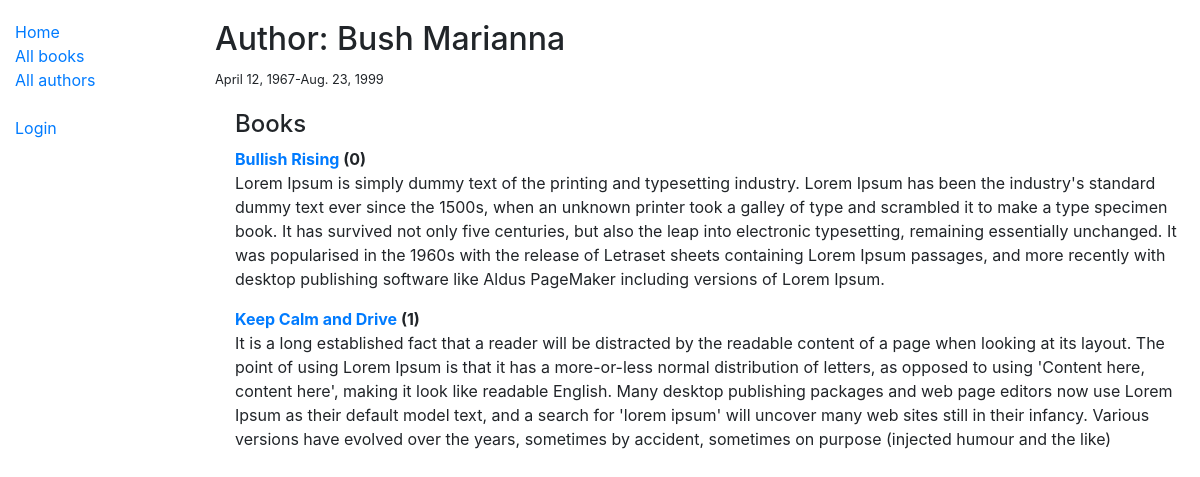
/catalog/author/2, run on the app's committed database.
### catalog/models.py (models this page shows, shortened)
class Author(models.Model):
    first_name = models.CharField(max_length=100)
    last_name = models.CharField(max_length=100)
    date_of_birth = models.DateField(null=True, blank=True)
    date_of_death = models.DateField('died', null=True, blank=True)
    class Meta:
        ordering = ['last_name', 'first_name']

class Book(models.Model):
    title = models.CharField(max_length=200)
    author = models.ForeignKey('Author', on_delete=models.SET_NULL, null=True)
    summary = models.TextField(max_length=1000, help_text='Enter a brief description of the book')
    isbn = models.CharField(
        'ISBN',
        max_length=13,
        help_text='13 Character <a href="https://www.isbn-international.org/content/what-isbn">ISBN number</a>'
    )
    genre = models.ManyToManyField(Genre, help_text="Select a genre for this book")
    language = models.ForeignKey('Language', on_delete=models.SET_NULL, null=True)
    def get_absolute_url(self):
        return reverse('book-detail', args=[str(self.id)])
    def display_genre(self):
        """Create a string for the Genre. This is required to display genre in Admin result."""
        return ', '.join(genre.name for genre in self.genre.all()[:3])
    display_genre.short_description = 'Genre'

### catalog/views.py (the view)
# urls.py: path('author/<int:pk>', views.AuthorDetailView.as_view(), name="author-detail"),
class AuthorDetailView(generic.DetailView):
    model = Author
    template_name = 'catalog/author_detail.html'

### catalog/templates/catalog/author_detail.html (shortened to what this page needs)
{% extends "base_generic.html" %}
{% block content %}
  <h2>Author: {{ author.last_name }} {{ author.first_name }}</h2>
  <p><small>{{ author.date_of_birth }}-{{ author.date_of_death }}</small></p>
  <div class="copies-section">
    <h4>Books</h4>
    {% for book in author.book_set.all %}
      <p>
        <strong><a href="{{ book.get_absolute_url }}">{{ book.title }}</a> ({{ book.bookinstance_set.count }})</strong><br/>
        {{ book.summary }}
      </p>
    {% endfor %}
  </div>
{% endblock %}

### catalog/static/css/styles.css (style rules this page uses)
.copies-section { margin-left:20px; margin-top:20px }

### data on the page
Author: last_name "Bush", first_name "Marianna", date_of_birth "April 12, 1967", date_of_death "Aug. 23, 1999"
Book: title "Bullish Rising", bookinstance_set.count "0", summary "Lorem Ipsum is simply dummy text of the printing and typesetting industry. Lorem Ipsum has been the industry's standard dummy text ever since the 1500s, when an unknown printer took a galley of type and scrambled it to make a type specimen book. It has survived not only five centuries, but also the leap into electronic typesetting, remaining essentially unchanged. It was popularised in the 1960s with the release of Letraset sheets containing Lorem Ipsum passages, and more recently with desktop publishing software like Aldus PageMaker including versions of Lorem Ipsum."
Book: title "Keep Calm and Drive", bookinstance_set.count "1", summary "It is a long established fact that a reader will be distracted by the readable content of a page when looking at its layout. The point of using Lorem Ipsum is that it has a more-or-less normal distribution of letters, as opposed to using 'Content here, content here', making it look like readable English. Many desktop publishing packages and web page editors now use Lorem Ipsum as their default model text, and a search for 'lorem ipsum' will uncover many web sites still in their infancy. Various versions have evolved over the years, sometimes by accident, sometimes on purpose (injected humour and the like)"
